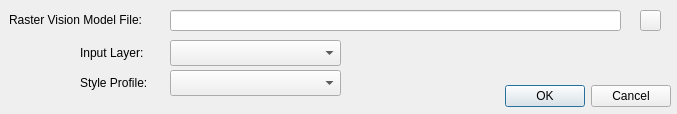
<?xml version="1.0" encoding="UTF-8"?>
<ui version="4.0">
 <class>PredictDialogBase</class>
 <widget class="QDialog" name="PredictDialogBase">
  <property name="geometry">
   <rect>
    <x>0</x>
    <y>0</y>
    <width>677</width>
    <height>114</height>
   </rect>
  </property>
  <property name="windowTitle">
   <string>Raster Vision: Load Predict</string>
  </property>
  <property name="layoutDirection">
   <enum>Qt::LeftToRight</enum>
  </property>
  <widget class="QDialogButtonBox" name="button_box">
   <property name="geometry">
    <rect>
     <x>330</x>
     <y>80</y>
     <width>341</width>
     <height>32</height>
    </rect>
   </property>
   <property name="orientation">
    <enum>Qt::Horizontal</enum>
   </property>
   <property name="standardButtons">
    <set>QDialogButtonBox::Cancel|QDialogButtonBox::Ok</set>
   </property>
  </widget>
  <widget class="QLabel" name="label">
   <property name="geometry">
    <rect>
     <x>9</x>
     <y>10</y>
     <width>151</width>
     <height>20</height>
    </rect>
   </property>
   <property name="text">
    <string>Raster Vision Model File:</string>
   </property>
  </widget>
  <widget class="QLineEdit" name="model_file_edit">
   <property name="geometry">
    <rect>
     <x>170</x>
     <y>10</y>
     <width>451</width>
     <height>21</height>
    </rect>
   </property>
  </widget>
  <widget class="QComboBox" name="style_profile_combobox">
   <property name="geometry">
    <rect>
     <x>170</x>
     <y>70</y>
     <width>171</width>
     <height>26</height>
    </rect>
   </property>
  </widget>
  <widget class="QLabel" name="label_3">
   <property name="geometry">
    <rect>
     <x>80</x>
     <y>70</y>
     <width>81</width>
     <height>26</height>
    </rect>
   </property>
   <property name="text">
    <string>Style Profile:</string>
   </property>
  </widget>
  <widget class="QPushButton" name="info_button">
   <property name="geometry">
    <rect>
     <x>640</x>
     <y>10</y>
     <width>21</width>
     <height>21</height>
    </rect>
   </property>
   <property name="text">
    <string/>
   </property>
   <property name="icon">
    <iconset theme=":/plugins/raster_vision_qgis/info.png">
     <normaloff>.</normaloff>.</iconset>
   </property>
  </widget>
  <widget class="QComboBox" name="input_layer_combobox">
   <property name="geometry">
    <rect>
     <x>170</x>
     <y>40</y>
     <width>171</width>
     <height>26</height>
    </rect>
   </property>
  </widget>
  <widget class="QLabel" name="label_4">
   <property name="geometry">
    <rect>
     <x>80</x>
     <y>40</y>
     <width>71</width>
     <height>26</height>
    </rect>
   </property>
   <property name="text">
    <string>Input Layer:</string>
   </property>
  </widget>
 </widget>
 <resources/>
 <connections>
  <connection>
   <sender>button_box</sender>
   <signal>accepted()</signal>
   <receiver>PredictDialogBase</receiver>
   <slot>accept()</slot>
   <hints>
    <hint type="sourcelabel">
     <x>20</x>
     <y>20</y>
    </hint>
    <hint type="destinationlabel">
     <x>20</x>
     <y>20</y>
    </hint>
   </hints>
  </connection>
  <connection>
   <sender>button_box</sender>
   <signal>rejected()</signal>
   <receiver>PredictDialogBase</receiver>
   <slot>reject()</slot>
   <hints>
    <hint type="sourcelabel">
     <x>20</x>
     <y>20</y>
    </hint>
    <hint type="destinationlabel">
     <x>20</x>
     <y>20</y>
    </hint>
   </hints>
  </connection>
 </connections>
</ui>
